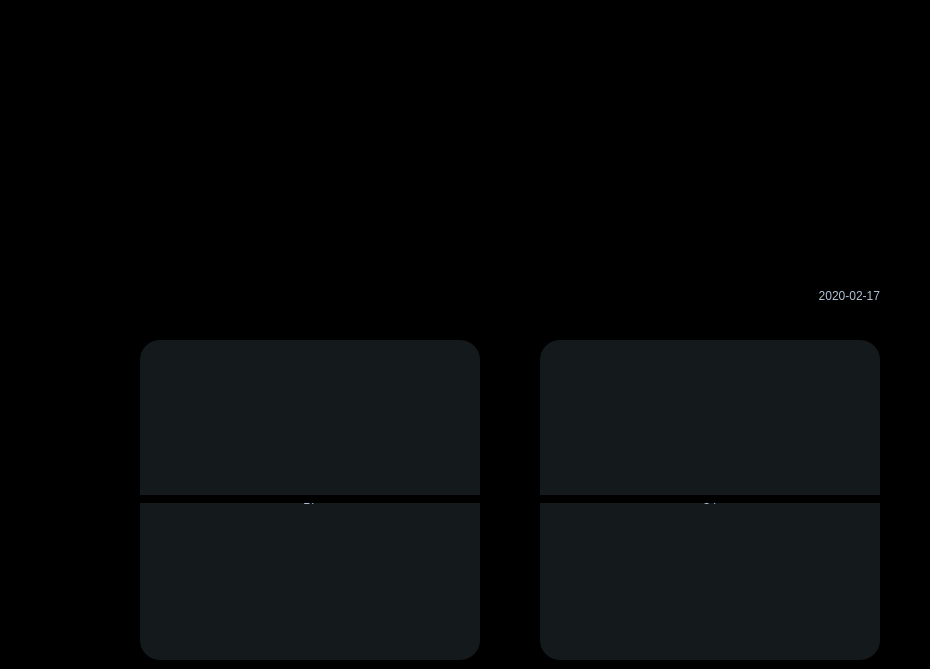
       <widget class="QWidget" name="screenView">
        <property name="styleSheet">
         <string notr="true">QWidget
{
background:#000000;
}</string>
        </property>
        <widget class="QLabel" name="hourLab">
         <property name="geometry">
          <rect>
           <x>140</x>
           <y>340</y>
           <width>340</width>
           <height>320</height>
          </rect>
         </property>
         <property name="minimumSize">
          <size>
           <width>340</width>
           <height>320</height>
          </size>
         </property>
         <property name="maximumSize">
          <size>
           <width>340</width>
           <height>320</height>
          </size>
         </property>
         <property name="styleSheet">
          <string notr="true">QLabel
{
background:rgba(20,25,28,1);
border-radius:20px;
color:#B1C1D6;
font: 200px &quot;Microsoft YaHei&quot;;
}</string>
         </property>
         <property name="text">
          <string>17</string>
         </property>
         <property name="alignment">
          <set>Qt::AlignCenter</set>
         </property>
        </widget>
        <widget class="QLabel" name="minLab">
         <property name="geometry">
          <rect>
           <x>540</x>
           <y>340</y>
           <width>340</width>
           <height>320</height>
          </rect>
         </property>
         <property name="minimumSize">
          <size>
           <width>340</width>
           <height>320</height>
          </size>
         </property>
         <property name="maximumSize">
          <size>
           <width>340</width>
           <height>320</height>
          </size>
         </property>
         <property name="styleSheet">
          <string notr="true">QLabel
{
background:rgba(20,25,28,1);
border-radius:20px;
color:#B1C1D6;
font: 200px &quot;Microsoft YaHei&quot;;
}</string>
         </property>
         <property name="text">
          <string>34</string>
         </property>
         <property name="alignment">
          <set>Qt::AlignCenter</set>
         </property>
        </widget>
        <widget class="QLabel" name="dateLab_2">
         <property name="geometry">
          <rect>
           <x>700</x>
           <y>280</y>
           <width>180</width>
           <height>32</height>
          </rect>
         </property>
         <property name="minimumSize">
          <size>
           <width>180</width>
           <height>32</height>
          </size>
         </property>
         <property name="maximumSize">
          <size>
           <width>180</width>
           <height>32</height>
          </size>
         </property>
         <property name="styleSheet">
          <string notr="true">QLabel
{
border-radius:20px;
color:#B1C1D6;
font: 32px &quot;Microsoft YaHei&quot;;
}</string>
         </property>
         <property name="text">
          <string>2020-02-17</string>
         </property>
         <property name="alignment">
          <set>Qt::AlignRight|Qt::AlignTrailing|Qt::AlignVCenter</set>
         </property>
        </widget>
        <widget class="QLabel" name="label_41">
         <property name="geometry">
          <rect>
           <x>40</x>
           <y>495</y>
           <width>881</width>
           <height>8</height>
          </rect>
         </property>
         <property name="text">
          <string>TextLabel</string>
         </property>
        </widget>
       </widget>
